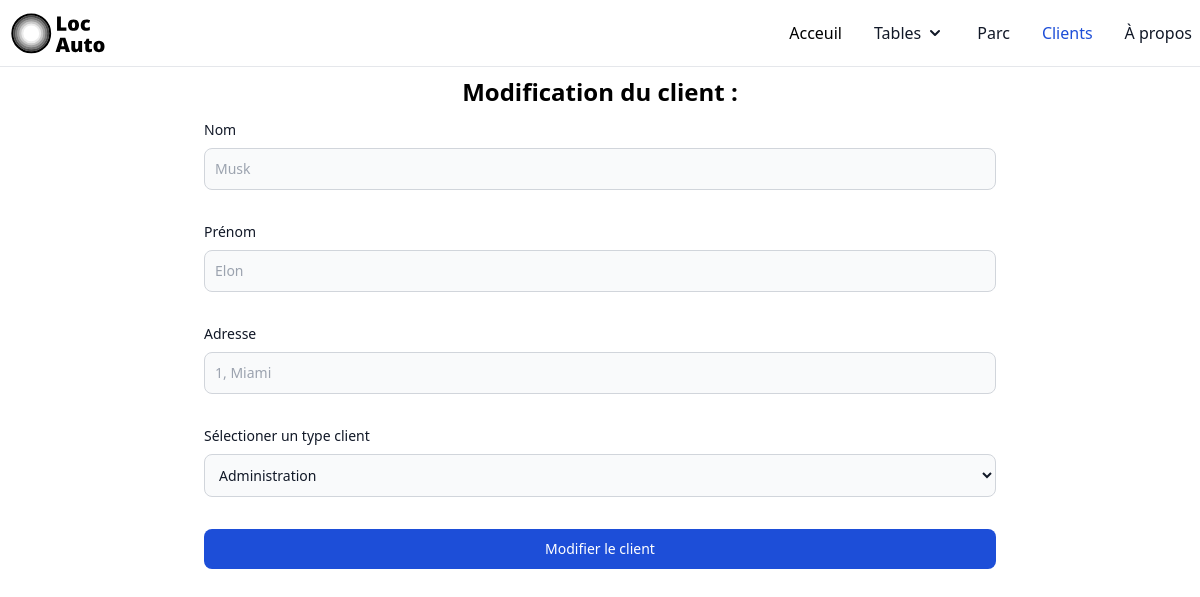
The page /views/Edit/clients.php?idClient=1 on the database its author committed.
### tables this page shows
CREATE TABLE `Client` (
  `id_client` int(11) NOT NULL,
  `nom` varchar(50) NOT NULL,
  `prenom` varchar(50) NOT NULL,
  `adresse` varchar(50) NOT NULL,
  `id_type_client` int(11) NOT NULL
);

### phpFiles/tools/biblio.php (called while the page is built, shortened)
<?php
function connexionDatabase(): mysqli
{
    return new mysqli(SERVEUR, LOGIN, MDP, BD);
}
?>

### phpFiles/DAO/ClientDao.php (called while the page is built, shortened)
<?php
require_once "../../phpFiles/classes/ClientClass.php";
require_once "../../phpFiles/DAO/Type_clientDao.php";
require_once "../../phpFiles/tools/biblio.php";
class ClientDao
{
    private static ClientDao $instance;
    private $connexion;
    private function __construct()
    {
        $this->connexion = connexionDatabase();
    }
    public static function getInstance(): ClientDao
    {
        if (!isset(self::$instance)) {
            self::$instance = new ClientDao();
        }
        return self::$instance;
    }
    public function dictToObj($data): ClientClass
    {
        $DaoType_client = Type_clientDao::getInstance();
        $type_client = $DaoType_client->getObjById($data->id_type_client);
        return new ClientClass(
            $data->id_client,
            $data->nom,
            $data->prenom,
            $data->adresse,
            $type_client
        );
    }
    public function getObjById($id): ?ClientClass
    {
        $request = "SELECT * FROM Client WHERE id_client=$id";
        $request_result = mysqli_query($this->connexion, $request);
        $data = mysqli_fetch_object($request_result);
        if ($data != null) {
            return $this->dictToObj($data);
        } else {
            return null;
        }
    }
}
?>

### phpFiles/DAO/Type_clientDao.php (called while the page is built, shortened)
<?php
require_once "../../phpFiles/classes/Type_clientClass.php";
require_once "../../phpFiles/tools/biblio.php";
class Type_clientDao
{
    private static Type_clientDao $instance;
    private $connexion;
    private function __construct()
    {
        $this->connexion = connexionDatabase();
    }
    public static function getInstance(): Type_clientDao
    {
        if (!isset(self::$instance)) {
            self::$instance = new Type_clientDao();
        }
        return self::$instance;
    }
    public function dictToObj($data): Type_clientClass
    {
        return new Type_clientClass($data->id_type_client, $data->libelle);
    }
    public function getObjById($id): ?Type_clientClass
    {
        $request = "SELECT * FROM Type_client WHERE id_type_client=$id";
        $request_result = mysqli_query($this->connexion, $request);
        $data = mysqli_fetch_object($request_result);
        if ($data != null) {
            return $this->dictToObj($data);
        } else {
            return null;
        }
    }
    public function getAllObj(): array
    {
        $allObj = array();
        $request = "SELECT * FROM Type_client";
        $request_result = mysqli_query($this->connexion, $request);
        while ($data = mysqli_fetch_object($request_result)) {
            $allObj[] = $this->dictToObj($data);
        }
        return $allObj;
    }
}
?>

### phpFiles/classes/ClientClass.php (called while the page is built, shortened)
<?php
require_once "../../phpFiles/classes/Type_clientClass.php";
class ClientClass
{
    private ?string $nom;
    private ?string $prenom;
    private ?string $adresse;
    private ?Type_clientClass $type_client;
    public function __construct($id, $nom, $prenom, $adresse, $type_client)
    {
        $this->prenom = $prenom;
        $this->nom = $nom;
        $this->adresse = $adresse;
        $this->type_client = $type_client;
    }
    public function getPrenom(): string
    {
        return $this->prenom;
    }
    public function getNom(): string
    {
        return $this->nom;
    }
    public function getAdresse(): string
    {
        return $this->adresse;
    }
    public function getType_client(): Type_clientClass
    {
        return $this->type_client;
    }
}

### phpFiles/classes/Type_clientClass.php (called while the page is built)
<?php
class Type_clientClass
{
    private ?int $id;
    private ?string $libelle;
    public function __construct($id, $libelle)
    {
        $this->id = $id;
        $this->libelle = $libelle;
    }
    public function getId(): int
    {
        return $this->id;
    }
    public function getLibelle(): string
    {
        return $this->libelle;
    }
}

### views/Edit/clients.php (the view, shortened to what this page needs)
<?php
include "../../phpFiles/DAO/ClientDao.php";
include "../../phpFiles/widgets/html-part.php";
$DaoClient = ClientDao::getInstance();
$DaoTypes = Type_clientDao::getInstance();
$allTypes = $DaoTypes->getAllObj();
$id = $_GET["idClient"];
$client = $DaoClient->getObjById($id);
?>
<div class="flex align-middle justify-center flex-col w-full items-center">
    <h1 class="font font-bold text-gre-900 text-2xl py-3 flex justify-center">Modification du client :</h1>
    <form style="width: 66%" class="flex justify-center flex-col" action="waiting_client.php" method="post">
        <label for="lastName" class="block mb-2 text-sm font-medium text-gray-900 ">Nom</label>
        <input class="mb-8 bg-gray-50 border border-gray-300 text-gray-900 text-sm rounded-lg focus:ring-blue-500 focus:border-blue-500 block w-full p-2.5" name="lastName" type="text" placeholder="<?= $client->getNom() ?>">
        <label for="name" class="block mb-2 text-sm font-medium text-gray-900 ">Prénom</label>
        <input class="mb-8 bg-gray-50 border border-gray-300 text-gray-900 text-sm rounded-lg focus:ring-blue-500 focus:border-blue-500 block w-full p-2.5" name="name" type="text" placeholder="<?= $client->getPrenom() ?>">
        <label for="address" class="block mb-2 text-sm font-medium text-gray-900 ">Adresse</label>
        <input class="mb-8 bg-gray-50 border border-gray-300 text-gray-900 text-sm rounded-lg focus:ring-blue-500 focus:border-blue-500 block w-full p-2.5" name="address" type="text" placeholder="<?= $client->getAdresse() ?>">
        <label for="idTypeClient" class="block mb-2 text-sm font-medium text-gray-900 ">Sélectioner un type client</label>
        <select name="idTypeClient" class="mb-8 bg-gray-50 border border-gray-300 text-gray-900 text-sm rounded-lg focus:ring-blue-500 focus:border-blue-500 block w-full p-2.5">
            <?php foreach ($allTypes as $type) {
                echo "<option " .
                    ($type == $client->getType_client()
                        ? "selected=selected"
                        : "") .
                    ' value="' .
                    $type->getId() .
                    '">' .
                    $type->getLibelle() .
                    "</option>";
            } ?>
        </select>
        <button type="submit" class="text-white bg-blue-700 hover:bg-blue-800 focus:ring-4 focus:outline-none focus:ring-blue-300 font-medium rounded-lg text-sm px-5 py-2.5 text-center mb-8">Modifier le client</button>
    </form>
</div>

### rows shown on the page
client: lastName "Musk", name "Elon", address "1, Miami"

### other values the page prints
form field idTypeClient "Administration"
